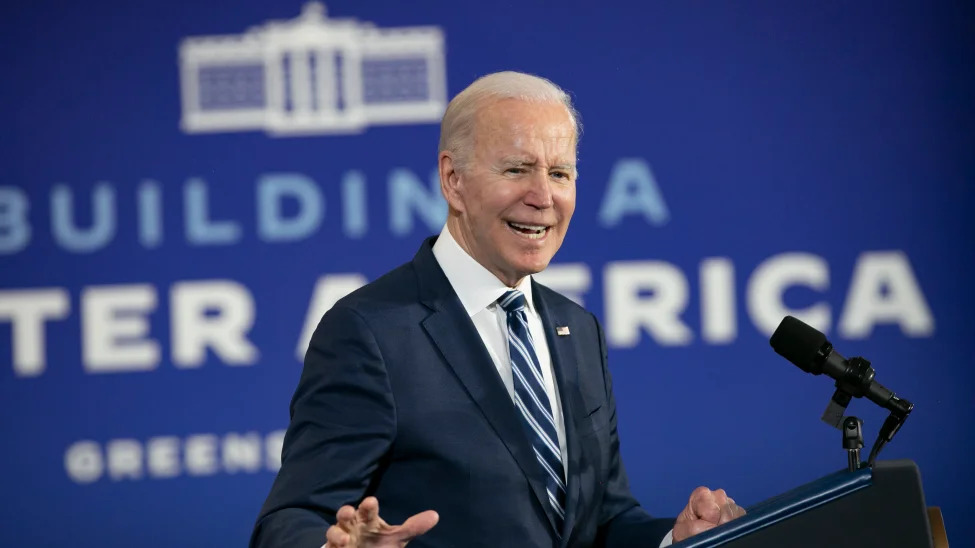
#> input picture input/photo.jpg, 975 x 548 px
$ python main.py
#> lines starting #> are read from the running program, lines starting #| are printed output that depends on the picture
#> in avatar, img is the input picture: shape (548, 975, 3); mean B, G, R 115.3, 71.6, 60.1
import cv2
import numpy as np
import argparse


def hex2rgb(h: str):
    return tuple(int(h[i: i + 2], 16) for i in (1, 3, 5))


def crop_center_square(img):
    H, W = img.shape[:2]
    size = min(H, W)

    yc = H // 2
    xc = W // 2
    if H < W:
        img = img[:, xc - size // 2: xc - size // 2 + size]
    else:
        img = img[yc - size // 2: yc - size // 2 + size, :]

    return img


def create_back(img, ins_mask, color: str):
    if color == 'ua':
        back = np.zeros_like(img).astype('uint8')
        # blue
        back[: back.shape[0] // 2, :] = back[: back.shape[0] // 2, :] + hex2rgb('#005BBB')
        # yellow
        back[back.shape[0] // 2 :, :] = back[back.shape[0] // 2 :, :] + hex2rgb('#FFD500')
    else:
        back = (np.zeros_like(img) + hex2rgb(color)).astype('uint8')

    back = cv2.bitwise_and(back, ins_mask)
    return back


def pad_image(img, pad):
#> called with pad = '10% 10% 10% 10%'
    H, W = img.shape[:2]
#> H = 548; W = 975
    pad = list(map(lambda x: float(x.replace('%', '')) / 100, pad.split(' ')))
    extra_left = round(W * pad[3])
#> extra_left = 98
    extra_right = round(W * pad[1])
#> extra_right = 98
    extra_top = round(H * pad[0])
#> extra_top = 55
    extra_bottom = round(H * pad[2])
#> extra_bottom = 55
    img = np.pad(
        img,
        ((extra_top, extra_bottom),
         (extra_left, extra_right),
         (0, 0)),
        mode='constant',
        constant_values=0,
    )
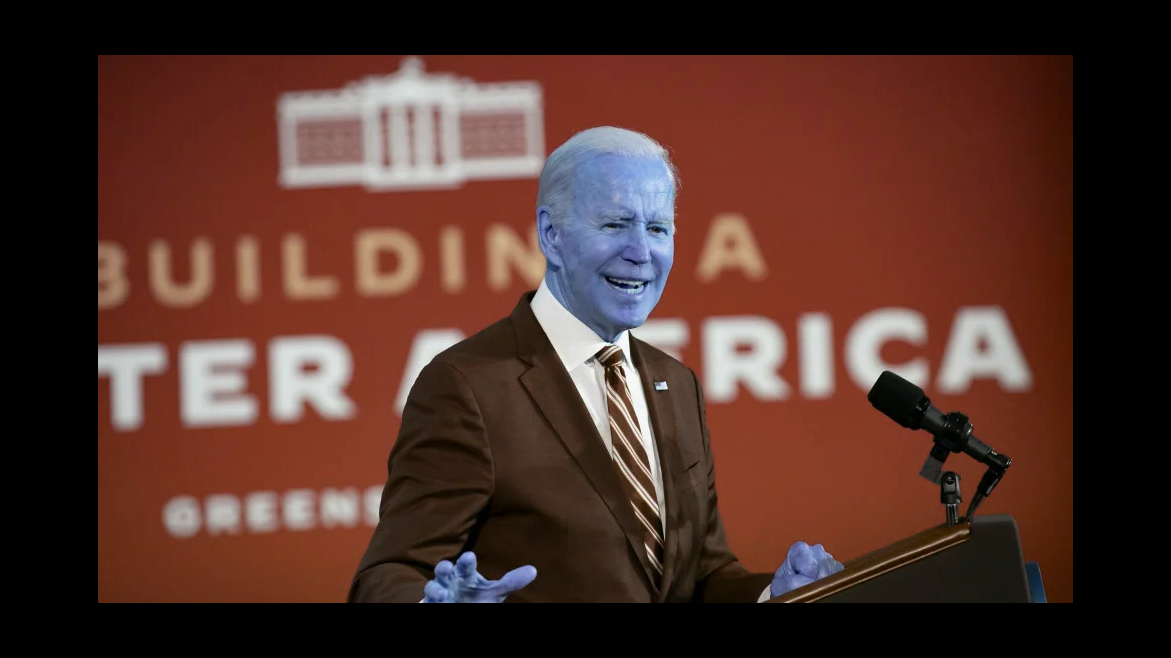
#> img: shape (658, 1171, 3); mean of channels 0, 1, 2 41.7, 49.6, 79.9; drawn as B, G, R
    return img


def avatar(input_path: str, color: str, pad: str, output_path: str):
    img = cv2.imread(input_path)
    img = cv2.cvtColor(img, cv2.COLOR_BGR2RGB)
    img = pad_image(img, pad)

    img = crop_center_square(img)
#> in crop_center_square, `img = img[:, xc - size // 2: xc - size // 2 + size]`:
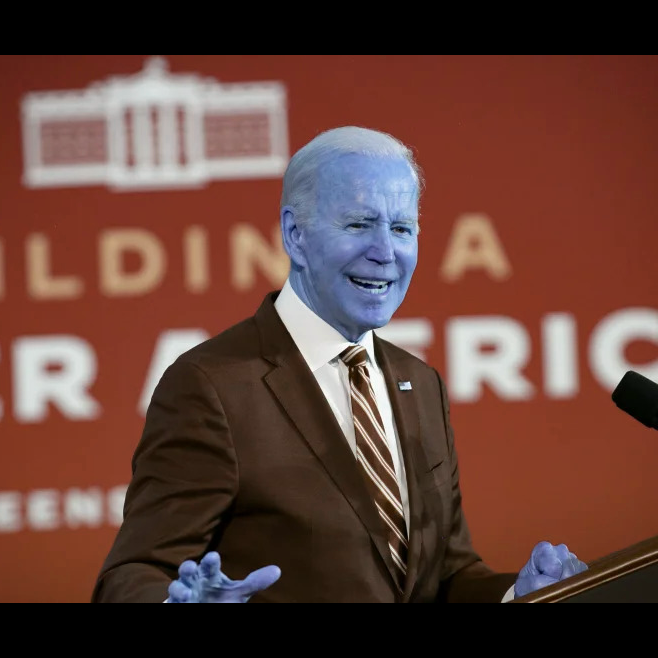
#> img: shape (658, 658, 3); mean of channels 0, 1, 2 57.8, 66.2, 100.1; drawn as B, G, R

    size = min(img.shape[:2])
#> size = 658
    radius = size // 2 - round(size * 0.1)
#> radius = 263

    ins_mask = cv2.circle(np.zeros_like(img) + 255, (size // 2, size // 2), radius, (0, 0, 0), -1)
    out_mask = cv2.circle(np.zeros_like(img), (size // 2, size // 2), radius, (255, 255, 255), -1)

    img = cv2.bitwise_and(img, out_mask)
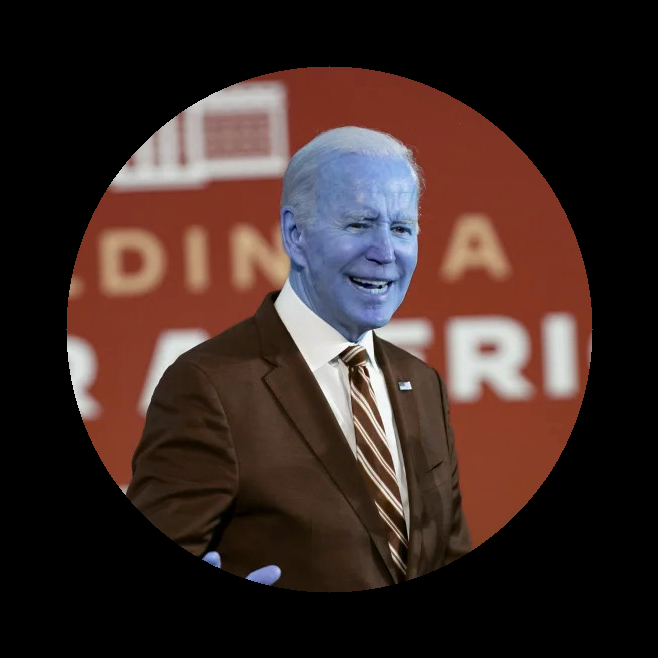
#> img: shape (658, 658, 3); mean of channels 0, 1, 2 37.6, 41.9, 59.5; drawn as B, G, R

    back = create_back(img, ins_mask, color)
#> in create_back, `back = cv2.bitwise_and(back, ins_mask)`:
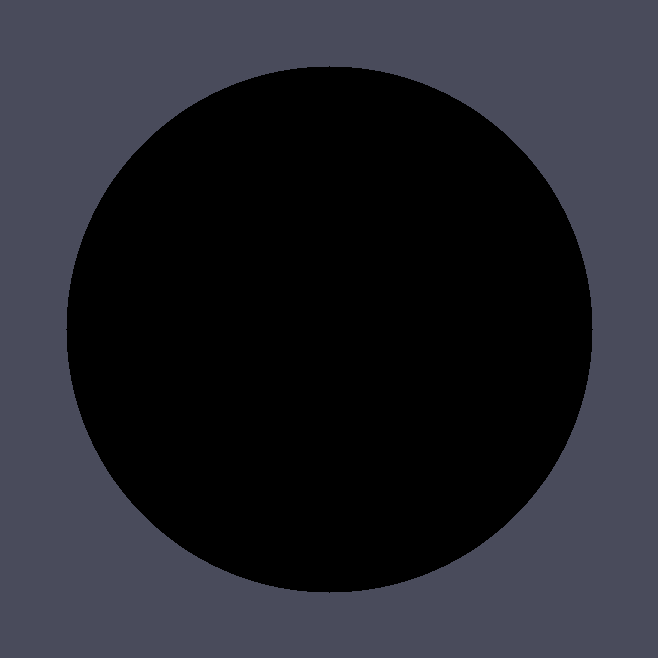
#> back: shape (658, 658, 3); mean of channels 0, 1, 2 45.3, 37.4, 36.4; drawn as B, G, R

    img = img + back
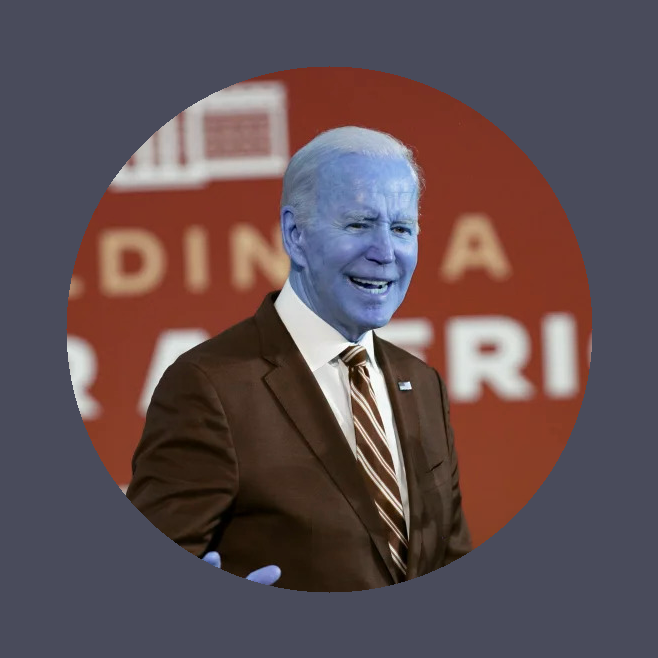
#> img: shape (658, 658, 3); mean of channels 0, 1, 2 83, 79.2, 95.9; drawn as B, G, R

    img = cv2.cvtColor(img, cv2.COLOR_RGB2BGR)
    cv2.imwrite(output_path, img, [cv2.IMWRITE_JPEG_QUALITY, 100])


if __name__ == '__main__':
    parser = argparse.ArgumentParser()
    parser.add_argument('--input', default='./input/photo.jpg')
    parser.add_argument('--color', default='#5B4B49')
    parser.add_argument('--pad', default='10% 10% 10% 10%') # top right botton left
    parser.add_argument('--output', default='./output/avatar.jpg')
    args = parser.parse_args()

    avatar(args.input, args.color, args.pad, args.output)
